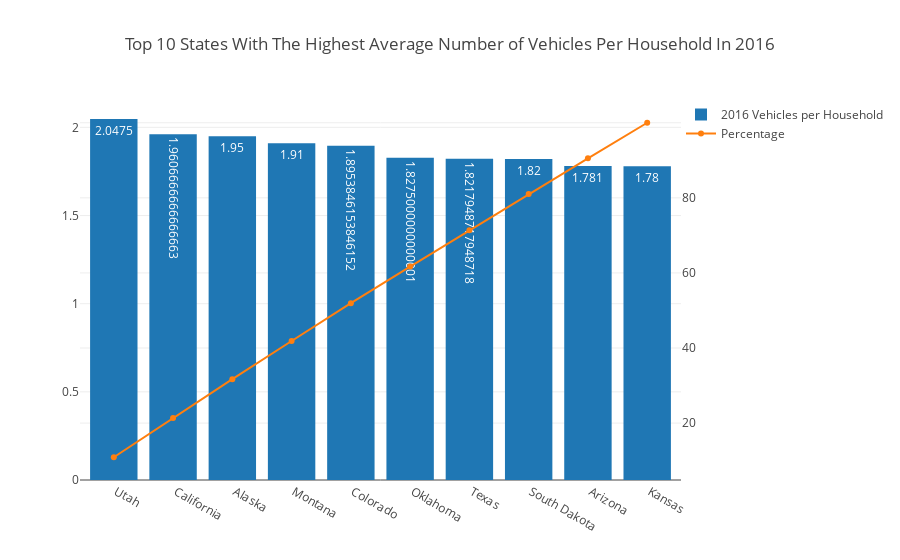

Notebook code for this chart:
### Code cell
trace0 = go.Bar(
    x=df_1['states'],
    y=df_1['2016 Vehicles per Household'],
    text=df_1['2016 Vehicles per Household'],
    #textposition = 'auto',
    name='2016 Vehicles per Household'
)

trace1 = go.Line(
    x =df_1['states'],
    y=df_1['percentage'],
    name='Percentage',
    xaxis='x', 
    yaxis='y2'
)

data = [trace0, trace1]
layout = go.Layout(
    title='Top 10 States With The Highest Average Number of Vehicles Per Household In 2016',
    yaxis2=dict(anchor='x', overlaying='y', side='right'),
    legend=dict(x=1,y=1)
)


fig = go.Figure(data=data, layout=layout)

cf.iplot(fig)

### Figure 1 — Plotly figure (JSON) as saved in the notebook; plotly's stock layout.template omitted (floating-point values rounded to 4 significant figures)
{"data": [{"name": "2016 Vehicles per Household", "text": [2.047, 1.961, 1.95, 1.91, 1.895, 1.828, 1.822, 1.82, 1.781, 1.78], "type": "bar", "uid": "73aad27a-2c0e-4833-b3c0-8caaee1eebfc", "x": [" Utah", " California", " Alaska", " Montana", " Colorado", " Oklahoma", " Texas", " South Dakota", " Arizona", " Kansas"], "y": [2.047, 1.961, 1.95, 1.91, 1.895, 1.828, 1.822, 1.82, 1.781, 1.78]}, {"name": "Percentage", "type": "scatter", "uid": "7b5b42a4-3faf-41de-bbcd-3cd0682b058c", "x": [" Utah", " California", " Alaska", " Montana", " Colorado", " Oklahoma", " Texas", " South Dakota", " Arizona", " Kansas"], "xaxis": "x", "y": [10.89, 21.33, 31.7, 41.87, 51.95, 61.67, 71.37, 81.05, 90.53, 100], "yaxis": "y2"}], "layout": {"legend": {"x": 1, "y": 1}, "title": {"text": "Top 10 States With The Highest Average Number of Vehicles Per Household In 2016"}, "yaxis2": {"anchor": "x", "overlaying": "y", "side": "right"}}}
